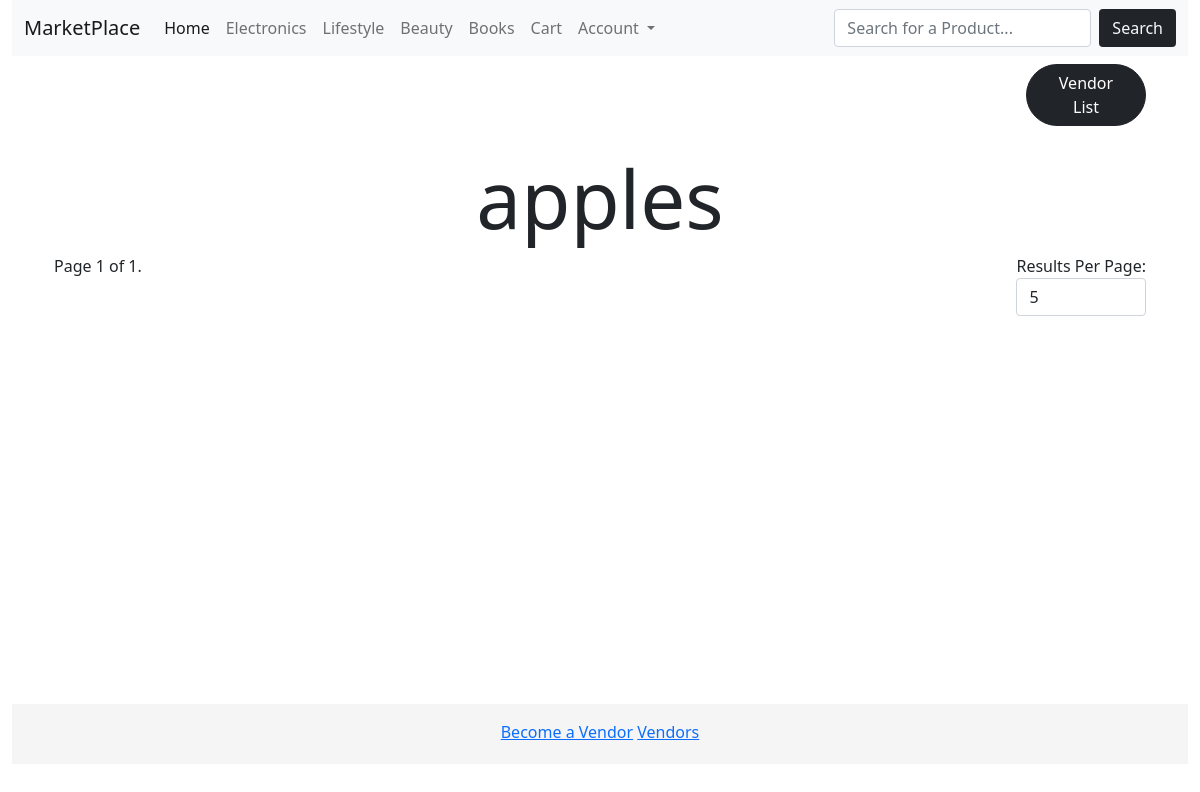
The app's page /vendors/category/apples/ with its own data.
### product/models.py (models this page shows, shortened)
class Category(models.Model):
	title = models.CharField(max_length=255)
	slug = models.SlugField(max_length=255)
	ordering = models.IntegerField(default=0)
	class Meta:
		ordering = ['ordering']
	def __str__(self):
		return self.title

class SubCategory(models.Model):
	title = models.CharField(max_length=255)
	slug = models.SlugField(max_length=255, blank=True, null=True)
	ordering = models.IntegerField(default=0)
	vendor = models.ForeignKey(Vendor,related_name='subcategory', verbose_name='Vendor', on_delete=models.CASCADE, blank=True, null=True)
	class Meta:
		ordering = ['ordering']

### product/views.py (the view)
# urls.py: path('vendors/category/<slug:vendorCategory_slug>/',views.vendorCategory, name='vendorCategory'),
def vendorCategory(request, vendorCategory_slug):
	vendorCategory = get_object_or_404(SubCategory,slug=vendorCategory_slug)
	products = vendorCategory.products.all()
	perPage = request.GET.get('perPage',5)
	resForm = ResultForm(initial={'perPage':perPage})
	paginator = Paginator(products,perPage)
	page_number = request.GET.get('page')
	page_obj = paginator.get_page(page_number)
	context = {
			'category':vendorCategory,
			'page_obj':page_obj,
			'resForm':resForm,
	}
	return render(request, 'product/category.html', context )

### cart/forms.py
class ResultForm(forms.Form):
	perPage = forms.MultipleChoiceField(choices=((5, ("5")),
	                                        (10, ("10")),
	                                        (25, ("25")),
	                                        (50, ("50")),
	                                        (100, ("100"))),
	                                required=False, label='Results Per Page:',
	                                widget = forms.Select(attrs = {'onchange' : "Result();"}))

### cart/cart.py (called while the page is built)
	def __len__(self):
		return sum(item['quantity'] for item in self.cart.values())

### cart/context_processors.py (called while the page is built)
def cart(request):
	return ({'cart':Cart(request)})

### product/context_processors.py (called while the page is built)
def menu_categories(request):
	categories = Category.objects.all()
	return {'menu_categories':categories}

def vendor_categories(request):
	pattern = r"\/vendors\/(\d+)"
	result = re.match(pattern, request.path)
	if result:
		print(result, result.group())
		vendor = result.group(1)
		print(vendor)
		vendor_categories = SubCategory.objects.filter(vendor=vendor)
		print(vendor_categories)
		return {'vendor_categories':vendor_categories}
	else:
		return {'vendor_categories':''}

### product/templates/product/category.html (shortened to what this page needs)
{% extends 'site/main.html' %}
{% load crispy_forms_tags %}
{% block content %}
<div class="container">
		<div class="d-flex justify-content-between justify-content-lg-end  mt-2">
		<span><a style="min-width:15vh" class="btn btn-dark rounded-pill" href="{% url 'vendorList' %}">Vendor<br>List</a></span>
	</div>
	<div class="row my-4">
		<h1 class='text-center display-1'>{{category.title}}</h1>
	<div class="d-flex justify-content-between">
		<div class="pagination">
		    <span class="step-links">
					        <span class="current d-flex justify-content-end">
		            Page {{ page_obj.number }} of {{ page_obj.paginator.num_pages }}.
		        </span>
		    </span>
		</div>
	    <div class="d-flex justify-content-end">
	    	    <form id="results" method="GET" action="">
	        		{{ resForm|crispy }}
	        	</form>
	    </div>
	</div>
</div>
	</div>
</div>
{% endblock %}

### base/templates/site/navbar.html (shortened to what this page needs)
<nav class="navbar navbar-expand-lg navbar-light bg-light">
  <div class="container-fluid">
    <a class="navbar-brand" href="/">MarketPlace</a>
    <div class="collapse navbar-collapse" id="navbarNav">
      <ul class="navbar-nav me-auto mb-2 mb-lg-0">
        <li class="nav-item">
          <a class="nav-link active" aria-current="page" href="/">Home</a>
        </li>
        {% for category in menu_categories %}
        <li class="nav-item">
          <a class="nav-link" href="{% url 'productCategory' category.slug %}">{{category}}</a>
        </li>
        {% endfor %}
        <li class="nav-item">
          <a href="{% url 'cart' %}" class="nav-link">Cart{% if cart %}({{cart|length}}){% endif %}</a>
        </li>
          <li class="nav-item dropdown">
          <a class="nav-link dropdown-toggle" href="#" id="navbarDarkDropdownMenuLink" role="button" data-bs-toggle="dropdown" aria-expanded="false">
            Account
          </a>
        </li>
      </ul>
        <form class="d-flex"method="GET" action="{% url 'search' %}">
            <input class="form-control me-2" type="text" class="input" placeholder="Search for a Product..." name="query">
            <button class="btn bg-dark text-light" type="submit" >Search</button>
        </form>
    </div>
  </div>
</nav>

### records on screen
Category: title "Electronics"
Category: title "Lifestyle"
Category: title "Beauty"
Category: title "Books"
SubCategory: title "apples"

### other values on screen
{{ page_obj.number }} "1"
{{ page_obj.paginator.num_pages }} "1"
